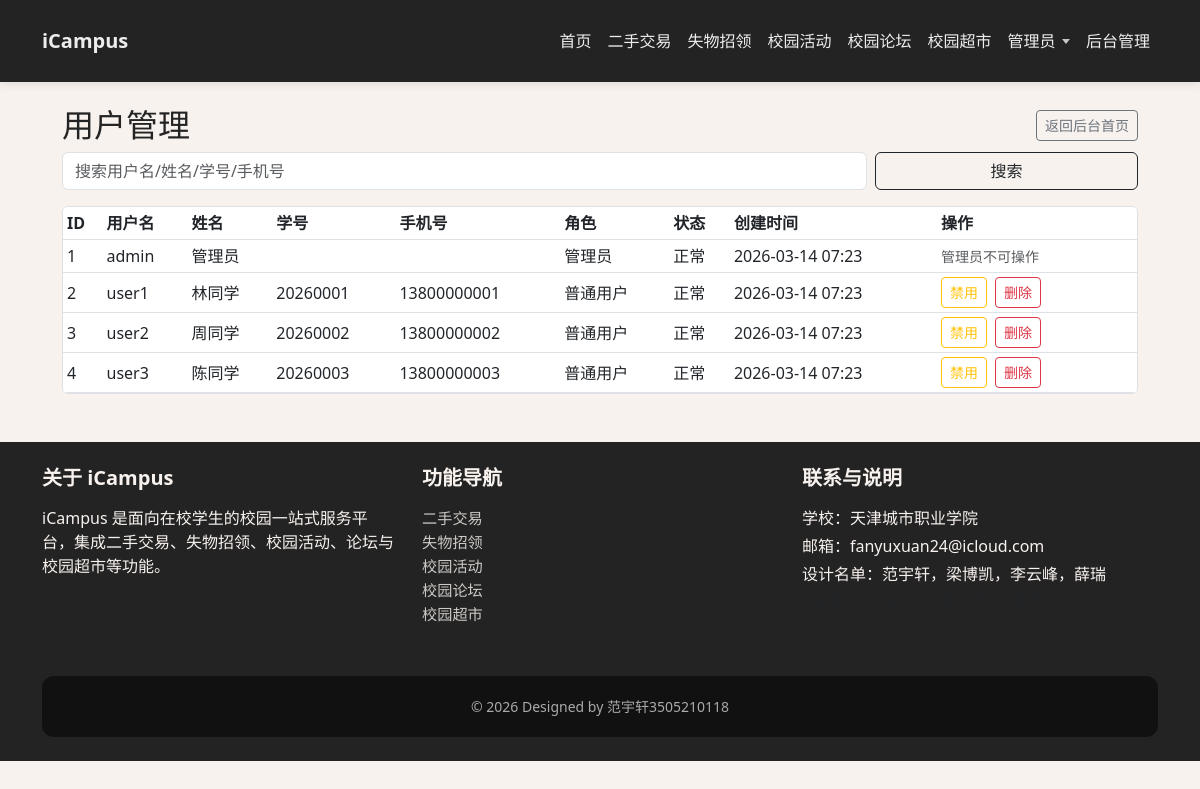
The page /admin/users.php (signed in) on the database its author committed.
### tables this page shows
CREATE TABLE `users` (
  `id` BIGINT UNSIGNED NOT NULL AUTO_INCREMENT,
  `username` VARCHAR(50) NOT NULL COMMENT '登录用户名（学号/自定义）',
  `password` VARCHAR(100) NOT NULL COMMENT 'bcrypt 加密密码',
  `name` VARCHAR(50) DEFAULT NULL COMMENT '姓名',
  `student_id` VARCHAR(20) DEFAULT NULL COMMENT '学号',
  `phone` VARCHAR(20) DEFAULT NULL COMMENT '手机号',
  `avatar` VARCHAR(255) DEFAULT NULL COMMENT '头像地址',
  `role` ENUM('user','admin') NOT NULL DEFAULT 'user' COMMENT '角色',
  `status` TINYINT(1) NOT NULL DEFAULT 1 COMMENT '状态：1正常 0禁用',
  `created_at` DATETIME NOT NULL DEFAULT CURRENT_TIMESTAMP,
  `updated_at` DATETIME NOT NULL DEFAULT CURRENT_TIMESTAMP ON UPDATE CURRENT_TIMESTAMP,
  PRIMARY KEY (`id`),
  UNIQUE KEY `uk_users_username` (`username`),
  KEY `idx_users_student_id` (`student_id`),
  KEY `idx_users_phone` (`phone`)
);

### includes/functions.php (called while the page is built, shortened)
<?php
require_once __DIR__ . '/../config/database.php';
function h(?string $value): string
{
    return htmlspecialchars($value ?? '', ENT_QUOTES, 'UTF-8');
}
function isLoggedIn(): bool
{
    return !empty($_SESSION['user_id']);
}
function currentUserId(): int
{
    return (int)($_SESSION['user_id'] ?? 0);
}
function currentUserRole(): ?string
{
    return $_SESSION['user_role'] ?? null;
}
function currentUser(): ?array
{
    $db = Database::getInstance();
    $u = $db->queryOne("SELECT * FROM users WHERE id = :id LIMIT 1", ['id' => currentUserId()]);
    return $u;
}

### config/database.php (called while the page is built, shortened)
<?php
class Database
{
    private static ?Database $instance = null;
    private ?PDO $pdo = null;
    private function __construct()
    {
        $host = getenv('ICAMPUS_DB_HOST') ?: 'localhost';
        $dbname = getenv('ICAMPUS_DB_NAME') ?: 'icampus';
        $user = getenv('ICAMPUS_DB_USER') ?: 'icampus';
        $pass = getenv('ICAMPUS_DB_PASS') ?: 'aAXsDm2P8LCEzAWB';
        $charset = 'utf8mb4';
        $dsn = "mysql:host={$host};dbname={$dbname};charset={$charset}";
        try {
            $this->pdo = new PDO($dsn, $user, $pass, [
                PDO::ATTR_ERRMODE => PDO::ERRMODE_EXCEPTION,
                PDO::ATTR_DEFAULT_FETCH_MODE => PDO::FETCH_ASSOC,
            ]);
        } catch (PDOException $e) {
            $this->pdo = null;
        }
    }
    public static function getInstance(): Database
    {
        if (self::$instance === null) {
            self::$instance = new self();
        }
        return self::$instance;
    }
    public function isAvailable(): bool
    {
        return $this->pdo !== null;
    }
    public function query(string $sql, array $params = []): array
    {
        $stmt = $this->pdo->prepare($sql);
        $stmt->execute($params);
        return $stmt->fetchAll();
    }
    public function queryOne(string $sql, array $params = []): ?array
    {
        $rows = $this->query($sql, $params);
        return $rows[0] ?? null;
    }
}

### admin/users.php (the view, shortened to what this page needs)
<?php
require_once __DIR__ . '/../config/database.php';
require_once __DIR__ . '/../includes/functions.php';
$db = Database::getInstance();
$kw = trim($_GET['kw'] ?? '');
function userRoleLabel(string $r): string
{
    return match ($r) {
        'admin' => '管理员',
        'user' => '普通用户',
        default => $r,
    };
}
if ($db->isAvailable()) {
    $where = "1=1";
    $params = [];
    $rows = $db->query("SELECT * FROM users WHERE {$where} ORDER BY created_at DESC LIMIT 200", $params);
}
include __DIR__ . '/../includes/header.php';
?>
<div class="container" style="max-width: 1100px;">
    <div class="rowFlexBetweenMid mtTop3x mbBottom2x">
        <h2 class="mbBottom0x">用户管理</h2>
        <a class="btn btn-outline-secondary btn-sm" href="/admin/index.php">返回后台首页</a>
    </div>
    <form class="row g-2 align-items-center mb-3" method="get" action="/admin/users.php">
        <div class="col-sm-9">
            <input type="text" class="form-control" name="kw" value="<?= h($kw) ?>" placeholder="搜索用户名/姓名/学号/手机号">
        </div>
        <div class="col-sm-3 d-grid">
            <button class="btn btn-outline-dark" type="submit">搜索</button>
        </div>
    </form>
    <div class="table-responsive border rounded bg-white">
        <table class="table table-sm mb-0 align-middle">
            <thead>
            <tr>
                <th>ID</th>
                <th>用户名</th>
                <th>姓名</th>
                <th>学号</th>
                <th>手机号</th>
                <th>角色</th>
                <th>状态</th>
                <th>创建时间</th>
                <th style="width:200px;">操作</th>
            </tr>
            </thead>
            <tbody>
            <?php foreach ($rows as $u): ?>
                <tr>
                    <td><?= h((string)$u['id']) ?></td>
                    <td><?= h($u['username'] ?? '') ?></td>
                    <td><?= h($u['name'] ?? '') ?></td>
                    <td><?= h($u['student_id'] ?? '') ?></td>
                    <td><?= h($u['phone'] ?? '') ?></td>
                    <td><?= h(userRoleLabel((string)($u['role'] ?? ''))) ?></td>
                    <td><?= (int)($u['status'] ?? 1) === 1 ? '正常' : '禁用' ?></td>
                    <td><?= h(substr((string)($u['created_at'] ?? ''), 0, 16)) ?></td>
                    <td>
                        <?php if (($u['role'] ?? 'user') === 'admin'): ?>
                            <span class="text-muted small">管理员不可操作</span>
                        <?php else: ?>
                            <div class="rowFlexSimple gapSmall2x rowFlexWrap">
                                <?php if ((int)($u['status'] ?? 1) === 1): ?>
                                    <form method="post" action="/admin/users.php" onsubmit="return confirm('确定禁用该用户吗？');">
                                        <button class="btn btn-outline-warning btn-sm" type="submit">禁用</button>
                                    </form>
                                <?php endif; ?>
                                <form method="post" action="/admin/users.php" onsubmit="return confirm('确定删除该用户吗？相关数据会级联删除。');">
                                    <button class="btn btn-outline-danger btn-sm" type="submit">删除</button>
                                </form>
                            </div>
                        <?php endif; ?>
                    </td>
                </tr>
            <?php endforeach; ?>
            </tbody>
        </table>
    </div>
</div>
<?php include __DIR__ . '/../includes/footer.php'; ?>

### includes/header.php (shortened to what this page needs)
<?php
require_once __DIR__ . '/functions.php';
$loggedIn = isLoggedIn();
$role = currentUserRole();
$user = $loggedIn ? currentUser() : null;
$path = parse_url($_SERVER['REQUEST_URI'] ?? '', PHP_URL_PATH) ?: '';
$isHome = ($path === '/' || $path === '/index.php');
?>
<!DOCTYPE html>
<html lang="zh-CN">
<head>
    <link rel="stylesheet" href="/assets/css/bootstrap.min.css">
    <link rel="stylesheet" href="/css/style.css">
</head>
<body>
<header class="shadow-sm">
    <nav id="mainNavbar"
         class="navbar navbar-expand-lg navbar-dark top-nav <?= $isHome ? 'transparent' : 'solid' ?>">
        <div class="container">
            <a class="navbar-brand fw-bold" href="/index.php">
                iCampus
            </a>
            <div class="collapse navbar-collapse" id="mainNav">
                <ul class="navbar-nav ms-auto mb-2 mb-lg-0">
                    <li class="nav-item"><a class="nav-link" href="/index.php">首页</a></li>
                    <li class="nav-item"><a class="nav-link" href="/products/list.php">二手交易</a></li>
                    <li class="nav-item"><a class="nav-link" href="/lostfound/list.php">失物招领</a></li>
                    <li class="nav-item"><a class="nav-link" href="/activities/list.php">校园活动</a></li>
                    <li class="nav-item"><a class="nav-link" href="/forum/index.php">校园论坛</a></li>
                    <li class="nav-item"><a class="nav-link" href="/shop/index.php">校园超市</a></li>
                    <?php if ($loggedIn): ?>
                        <?php
                        $displayName = $user['name'] ?? $_SESSION['name'] ?? $_SESSION['username'] ?? '个人中心';
                        ?>
                        <li class="nav-item nav-user">
                            <a class="nav-link nav-username" href="/profile.php">
                                <?= h((string)$displayName) ?>
                            </a>
                        </li>
                        <?php if ($role === 'admin'): ?>
                            <li class="nav-item">
                                <a class="nav-link" href="/admin/index.php">后台管理</a>
                            </li>
                        <?php endif; ?>
                    <?php endif; ?>
                </ul>
            </div>
        </div>
    </nav>
</header>
<main class="main-container <?= $isHome ? 'main-home' : 'main-inner' ?>">

### css/style.css (style rules this page uses)
body { font-family: system-ui, -apple-system, BlinkMacSystemFont, "Segoe UI", sans-serif; background-color: #f8f2ef; color: #232323; }
.rowFlexSimple { display: flex; }
.rowFlexWrap { flex-wrap: wrap; }
.rowFlexBetweenMid { display: flex; justify-content: space-between; align-items: center; }
.gapSmall2x { gap: 0.5rem; }
.mtTop3x { margin-top: 1rem; }
.mbBottom2x { margin-bottom: 0.5rem; }
.mbBottom0x { margin-bottom: 0 !important; }
.top-nav { position: fixed; top: 0; left: 0; right: 0; width: 100%; z-index: 1030; padding: 1rem 0; transition: background-color 0.25s ease, box-shadow 0.25s ease, padding 0.25s ease; min-height: 70px; }
.top-nav.solid { background: #232323; box-shadow: 0 2px 10px rgba(0, 0, 0, 0.1); }
.top-nav .navbar-brand, .top-nav .nav-link { color: rgba(255, 255, 255, 0.92) !important; }
.top-nav .nav-link { font-weight: 500; padding: 0.8rem 1rem; position: relative; }
.nav-user { position: relative; }
.nav-username { display: inline-flex; align-items: center; gap: 0.4rem; }
.nav-username::after { content: ""; width: 0; height: 0; border-left: 4px solid transparent; border-right: 4px solid transparent; border-top: 5px solid rgba(255, 255, 255, 0.82); transform: translateY(1px); opacity: 0.9; }
.main-container { margin-top: 0; position: relative; z-index: 2; padding-top: 90px; }

### rows shown on the page
users: name "管理员", id "1", username "admin", role "管理员", status "正常", created_at "2026-03-14 07:23", shows "管理员不可操作"
users: id "2", username "user1", name "林同学", student "20260001", phone "13800000001", role "普通用户", status "正常", created_at "2026-03-14 07:23"
users: id "3", username "user2", name "周同学", student "20260002", phone "13800000002", role "普通用户", status "正常", created_at "2026-03-14 07:23"
users: id "4", username "user3", name "陈同学", student "20260003", phone "13800000003", role "普通用户", status "正常", created_at "2026-03-14 07:23"
